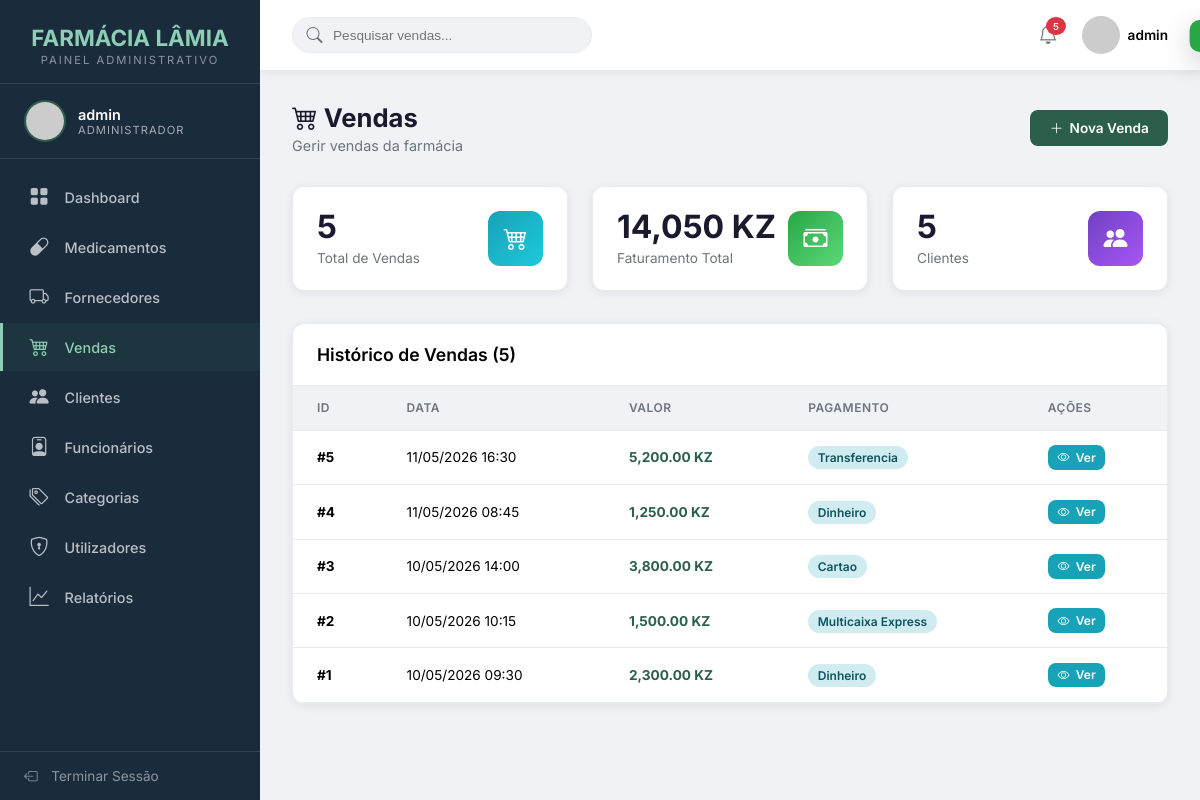
Screenshot of /VIEWS/Admin/vendas.php (signed in) with the database file from the repository.
### tables this page shows
CREATE TABLE `venda` (
  `idVenda` int NOT NULL AUTO_INCREMENT,
  `dataVenda` datetime DEFAULT CURRENT_TIMESTAMP,
  `valorTotal` decimal(10,2) DEFAULT '0.00',
  `formaPagamento` enum('Dinheiro','Cartao','Transferencia','Multicaixa Express') NOT NULL,
  `idFuncionario` int NOT NULL,
  `idCliente` int DEFAULT NULL,
  PRIMARY KEY (`idVenda`),
  KEY `fk_venda_funcionario` (`idFuncionario`),
  KEY `fk_venda_cliente` (`idCliente`),
  KEY `idx_venda_data` (`dataVenda`),
  CONSTRAINT `fk_venda_cliente` FOREIGN KEY (`idCliente`) REFERENCES `cliente` (`idCliente`) ON DELETE SET NULL ON UPDATE CASCADE,
  CONSTRAINT `fk_venda_funcionario` FOREIGN KEY (`idFuncionario`) REFERENCES `funcionario` (`idFuncionario`) ON DELETE CASCADE ON UPDATE CASCADE
);

### MODEL/DAO/conexao.php (called while the page is built, shortened)
<?php
class Conn
{
    private static $instance = null;
    private $conn;
    private $host = "localhost";
    private $dbname = "sgf";
    private $username = "root";
    private $password = "1234";
    private function __construct()
    {
        try {
            $dsn = "mysql:host={$this->host};dbname={$this->dbname};charset=utf8mb4";
            $options = [
                PDO::ATTR_ERRMODE => PDO::ERRMODE_EXCEPTION,
                PDO::ATTR_DEFAULT_FETCH_MODE => PDO::FETCH_ASSOC,
                PDO::ATTR_EMULATE_PREPARES => false,
                PDO::MYSQL_ATTR_FOUND_ROWS => true,
            ];
            $this->conn = new PDO($dsn, $this->username, $this->password, $options);
        } catch (PDOException $e) {
            throw new Exception("Não foi possível ligar a base de dados: " . $e->getMessage());
        }
    }
    public static function getInstance()
    {
        if (self::$instance === null) {
            self::$instance = new self();
        }
        return self::$instance;
    }
    public function buscarTodos($sql, $params = [])
    {
        try {
            $stmt = $this->conn->prepare($sql);
            $stmt->execute($params);
            return $stmt->fetchAll();
        } catch (PDOException $e) {
            error_log("Erro SQL: " . $e->getMessage());
            throw $e;
        }
    }
}

### CONTROLLER/VendaController.php (called while the page is built, shortened)
<?php
require_once __DIR__ . '/../MODEL/DAO/conexao.php';
require_once __DIR__ . '/../MODEL/DAO/VendaDAO.php';
require_once __DIR__ . '/../MODEL/DTO/VendaDTO.php';
class VendaController
{
    private $vendaDAO;
    public function __construct()
    {
        $this->vendaDAO = new VendaDAO();
    }
    public function listar()
    {
        try {
            $vendas = $this->vendaDAO->listarTodas();
            return [
                'success' => true,
                'data' => $vendas
            ];
        } catch (Exception $e) {
            return [
                'success' => false,
                'message' => 'Erro ao listar vendas.'
            ];
        }
    }
}

### MODEL/DAO/VendaDAO.php (called while the page is built, shortened)
<?php
require_once __DIR__ . '/conexao.php';
require_once __DIR__ . '/../DTO/VendaDTO.php';
class VendaDAO
{
    private $bd;
    public function __construct()
    {
        $this->bd = Conn::getInstance();
    }
    public function listarTodas()
    {
        try {
            $sql = "SELECT v.*,
                           c.nome as nomeCliente,
                           f.nome as nomeFuncionario
                    FROM venda v
                    LEFT JOIN cliente c ON v.idCliente = c.idCliente
                    LEFT JOIN funcionario f ON v.idFuncionario = f.idFuncionario
                    ORDER BY v.dataVenda DESC";
            $resultados = $this->bd->buscarTodos($sql);
            $vendas = [];
            foreach ($resultados as $linha) {
                $vendas[] = $this->construirDTO($linha);
            }
            return $vendas;
        } catch (Exception $e) {
            error_log("VendaDAO - Erro em listarTodas(): " . $e->getMessage());
            return [];
        }
    }
    private function construirDTO($dados)
    {
        $venda = new VendaDTO();
        $venda->setIdVenda($dados['idVenda']);
        $venda->setDataVenda($dados['dataVenda']);
        $venda->setValorTotal($dados['valorTotal']);
        $venda->setFormaPagamento($dados['formaPagamento']);
        $venda->setIdFuncionario($dados['idFuncionario']);
        $venda->setIdCliente($dados['idCliente']);
        return $venda;
    }
}

### MODEL/DTO/VendaDTO.php (called while the page is built, shortened)
<?php
class VendaDTO implements JsonSerializable
{
    private $idVenda;
    private $dataVenda;
    private $valorTotal;
    private $formaPagamento;
    public function getIdVenda()
    {
        return $this->idVenda;
    }
    public function setIdVenda($idVenda)
    {
        $this->idVenda = $idVenda;
    }
    public function getDataVenda()
    {
        return $this->dataVenda;
    }
    public function setDataVenda($dataVenda)
    {
        $this->dataVenda = $dataVenda;
    }
    public function getValorTotal()
    {
        return $this->valorTotal;
    }
    public function setValorTotal($valorTotal)
    {
        $this->valorTotal = $valorTotal;
    }
    public function getFormaPagamento()
    {
        return $this->formaPagamento;
    }
    public function setFormaPagamento($formaPagamento)
    {
        $this->formaPagamento = $formaPagamento;
    }
}
?>

### CONTROLLER/ClienteController.php (called while the page is built, shortened)
<?php
require_once __DIR__ . '/../MODEL/DAO/ClienteDAO.php';
class ClienteController
{
    private $clienteDAO;
    public function __construct()
    {
        $this->clienteDAO = new ClienteDAO();
    }
    public function listar()
    {
        try {
            $clientes = $this->clienteDAO->listarTodos();
            return ['success' => true, 'data' => $clientes];
        } catch (Exception $e) {
            return ['success' => false, 'message' => 'Erro ao listar clientes.'];
        }
    }
}

### MODEL/DAO/ClienteDAO.php (called while the page is built, shortened)
<?php
require_once __DIR__ . '/conexao.php';
class ClienteDAO
{
    private $bd;
    public function __construct()
    {
        $this->bd = Conn::getInstance();
    }
    public function listarTodos()
    {
        try {
            $sql = "SELECT * FROM cliente ORDER BY nome ASC";
            $resultados = $this->bd->buscarTodos($sql);
            $clientes = [];
            foreach ($resultados as $linha) {
                $clientes[] = $this->construirDTO($linha);
            }
            return $clientes;
        } catch (Exception $e) {
            error_log("ClienteDAO - Erro em listarTodos(): " . $e->getMessage());
            return [];
        }
    }
    private function construirDTO($dados)
    {
        $cliente = new ClienteDTO();
        $cliente->setIdCliente($dados['idCliente']);
        $cliente->setNome($dados['nome']);
        $cliente->setSexo($dados['sexo']);
        $cliente->setDataNascimento($dados['dataNascimento']);
        $cliente->setTelefone($dados['telefone']);
        $cliente->setEmail($dados['email']);
        $cliente->setEndereco($dados['endereco']);
        return $cliente;
    }
}

### VIEWS/Admin/vendas.php (the view, shortened to what this page needs)
<?php
$usuario = $_SESSION['usuario']; $nivel = $usuario['nivel'];
$paginaAtual = basename($_SERVER['PHP_SELF']); $titulo = 'Vendas';
require_once '../../CONTROLLER/VendaController.php';
require_once '../../CONTROLLER/ClienteController.php';
$controller = new VendaController();
$cliController = new ClienteController();
$lista = $controller->listar()['data'] ?? [];
$clientes = $cliController->listar()['data'] ?? [];
$totalVendas = count($lista);
$faturamento = 0; foreach($lista as $v) $faturamento += $v->getValorTotal();
?>
<!DOCTYPE html>
<html lang="pt">
<head>
    <link rel="stylesheet" href="https://cdn.jsdelivr.net/npm/bootstrap-icons@1.11.3/font/bootstrap-icons.css">
</head>
<body>
    <div class="toast" id="toast"></div>
    <aside class="sidebar" id="sidebar">
        <div class="sidebar-logo"><h2>FARMÁCIA LÂMIA</h2><span>Painel Administrativo</span></div>
        <div class="sidebar-user">
            <img src="https://ui-avatars.com/api/?name=<?php echo urlencode($usuario['username']); ?>&background=2c5f4b&color=fff" alt="Avatar">
            <div class="sidebar-user-info"><div class="nome"><?php echo htmlspecialchars($usuario['username']); ?></div><div class="nivel"><?php echo htmlspecialchars($nivel); ?></div></div>
        </div>
        <nav class="sidebar-nav"><ul>
            <li><a href="index.php"><i class="bi bi-grid-fill"></i> Dashboard</a></li>
            <li><a href="medicamentos.php"><i class="bi bi-capsule"></i> Medicamentos</a></li>
            <?php if(in_array($nivel,['Administrador','Farmaceutico'])): ?><li><a href="fornecedores.php"><i class="bi bi-truck"></i> Fornecedores</a></li><?php endif; ?>
            <li><a href="vendas.php" class="active"><i class="bi bi-cart4"></i> Vendas</a></li>
            <li><a href="clientes.php"><i class="bi bi-people-fill"></i> Clientes</a></li>
            <?php if(in_array($nivel,['Administrador','Farmaceutico'])): ?><li><a href="funcionarios.php"><i class="bi bi-person-badge"></i> Funcionários</a></li><li><a href="categorias.php"><i class="bi bi-tags"></i> Categorias</a></li><?php endif; ?>
            <?php if($nivel==='Administrador'): ?><li><a href="utilizadores.php"><i class="bi bi-shield-lock"></i> Utilizadores</a></li><?php endif; ?>
            <li><a href="relatorios.php"><i class="bi bi-graph-up"></i> Relatórios</a></li>
        </ul></nav>
        <div class="sidebar-footer"><a href="#" onclick="abrirModalLogout()"><i class="bi bi-box-arrow-left"></i> Terminar Sessão</a></div>
    </aside>
    <div class="main-content">
        <header class="topbar">
            <div class="topbar-left">
                <div class="topbar-search"><i class="bi bi-search"></i><input type="text" placeholder="Pesquisar vendas..."></div>
            </div>
            <div class="topbar-right">
                <div class="topbar-notification"><i class="bi bi-bell"></i><span class="badge"><?php echo $totalVendas; ?></span></div>
                <div class="topbar-user"><img src="https://ui-avatars.com/api/?name=<?php echo urlencode($usuario['username']); ?>&background=2c5f4b&color=fff" alt="Avatar"><span><?php echo htmlspecialchars($usuario['username']); ?></span></div>
            </div>
        </header>
        <div class="page-content">
            <div class="page-header">
                <div><h1><i class="bi bi-cart4"></i> <?php echo $titulo; ?></h1><p>Gerir vendas da farmácia</p></div>
                <button class="btn btn-primary" onclick="abrirModalNovaVenda()"><i class="bi bi-plus-lg"></i> Nova Venda</button>
            </div>
            <div class="cards-grid">
                <div class="card"><div class="card-info"><div class="card-number"><?php echo $totalVendas; ?></div><div class="card-label">Total de Vendas</div></div><div class="card-icon icon-blue"><i class="bi bi-cart4"></i></div></div>
                <div class="card"><div class="card-info"><div class="card-number"><?php echo number_format($faturamento, 0); ?> KZ</div><div class="card-label">Faturamento Total</div></div><div class="card-icon icon-green"><i class="bi bi-cash-stack"></i></div></div>
                <div class="card"><div class="card-info"><div class="card-number"><?php echo count($clientes); ?></div><div class="card-label">Clientes</div></div><div class="card-icon icon-purple"><i class="bi bi-people-fill"></i></div></div>
            </div>
            <div class="table-container">
                <div class="table-header"><h3>Histórico de Vendas (<?php echo $totalVendas; ?>)</h3></div>
                <table><thead><tr><th>ID</th><th>Data</th><th>Valor</th><th>Pagamento</th><th>Ações</th></tr></thead>
                    <tbody>
                        <?php foreach($lista as $v): ?>
                        <tr>
                            <td><strong>#<?php echo $v->getIdVenda(); ?></strong></td>
                            <td><?php echo date('d/m/Y H:i', strtotime($v->getDataVenda())); ?></td>
                            <td><strong style="color:var(--primary);"><?php echo number_format($v->getValorTotal(), 2); ?> KZ</strong></td>
                            <td><span class="badge badge-info"><?php echo $v->getFormaPagamento(); ?></span></td>
                            <td><button class="btn btn-info btn-xs" onclick="visualizarVenda(<?php echo $v->getIdVenda(); ?>)"><i class="bi bi-eye"></i> Ver</button></td>
                        </tr>
                        <?php endforeach; ?>
                    </tbody></table>
            </div>
        </div>
    </div>
</body>
</html>

### rows the page displays
venda: idVenda "5", dataVenda "11/05/2026 16:30", valorTotal "5,200.00", formaPagamento "Transferencia"
venda: idVenda "4", dataVenda "11/05/2026 08:45", valorTotal "1,250.00", formaPagamento "Dinheiro"
venda: idVenda "3", dataVenda "10/05/2026 14:00", valorTotal "3,800.00", formaPagamento "Cartao"
venda: idVenda "2", dataVenda "10/05/2026 10:15", valorTotal "1,500.00", formaPagamento "Multicaixa Express"
venda: idVenda "1", dataVenda "10/05/2026 09:30", valorTotal "2,300.00", formaPagamento "Dinheiro"

### other values shown
$usuario['username'] "admin"
$nivel "ADMINISTRADOR"
$totalVendas "5"
$titulo "Vendas"
$faturamento "14,050"
count($clientes) "5"
